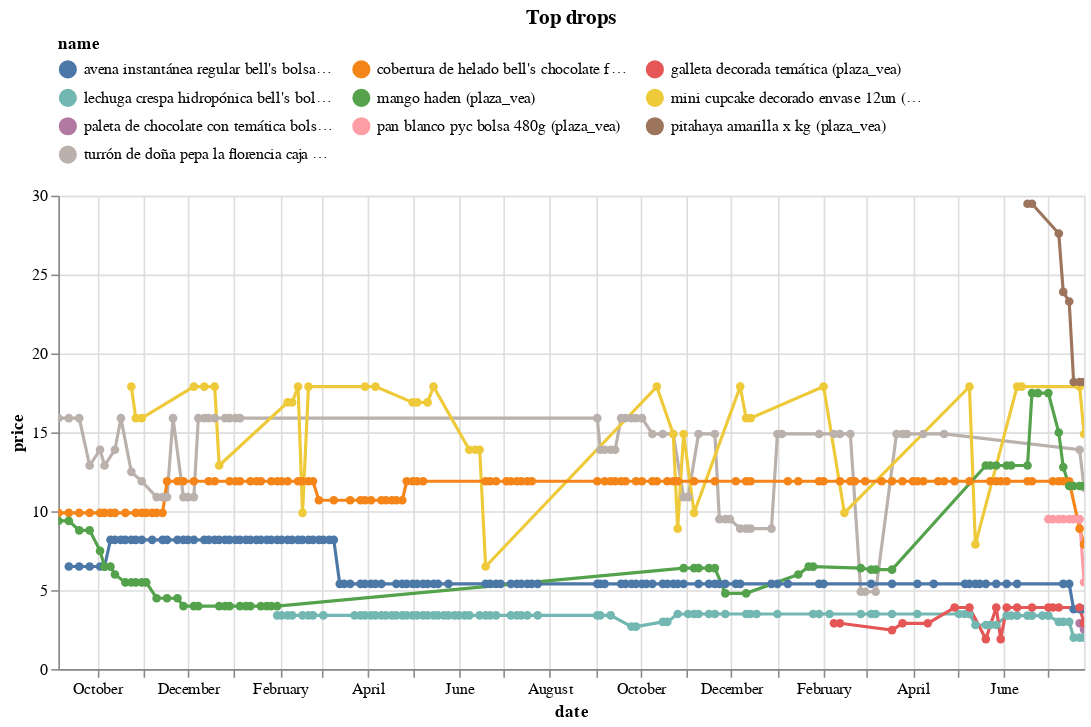

The cell this chart's notebook holds for it:
### Code cell
(top_changes
 .sort_values('change')
 .head(10)
 .pipe(plot_changes, 'Top drops')
)

### Figure 1 — Vega-Lite specification as saved in the notebook (floating-point values rounded to 4 significant figures; data arrays with more than 128 entries replaced by an {"elided": "..."} marker saying what was removed)
{"config": {"view": {"continuousWidth": 300, "continuousHeight": 300}, "legend": {"columns": 3, "orient": "top"}}, "data": {"name": "data-9761b213a18a314a228aa6fdd1a68932"}, "mark": {"type": "line", "point": true}, "encoding": {"color": {"field": "name", "scale": {"domain": ["avena instantánea regular bell's bolsa 270g (plaza_vea)", "cobertura de helado bell's chocolate frasco 225ml (plaza_vea)", "galleta decorada temática (plaza_vea)", "lechuga crespa hidropónica bell's bolsa 200g (plaza_vea)", "mango haden (plaza_vea)", "mini cupcake decorado envase 12un (plaza_vea)", "paleta de chocolate con temática bolsa 1un (plaza_vea)", "pan blanco pyc bolsa 480g (plaza_vea)", "pitahaya amarilla x kg (plaza_vea)", "turrón de doña pepa la florencia caja 500g (plaza_vea)"]}, "type": "nominal"}, "tooltip": [{"field": "name", "type": "nominal"}, {"field": "price", "type": "quantitative"}, {"field": "last_price", "type": "quantitative"}], "x": {"field": "date", "type": "temporal"}, "y": {"field": "price", "type": "quantitative"}}, "params": [{"name": "param_3", "select": {"type": "point", "fields": ["name"]}, "bind": "legend"}, {"name": "param_4", "select": {"type": "interval", "encodings": ["x", "y"]}, "bind": "scales"}], "title": "Top drops", "transform": [{"filter": {"param": "param_3"}}], "width": 650, "$schema": "https://vega.github.io/schema/vega-lite/v5.17.0.json", "datasets": {"data-9761b213a18a314a228aa6fdd1a68932": {"elided": "507 records"}}}
